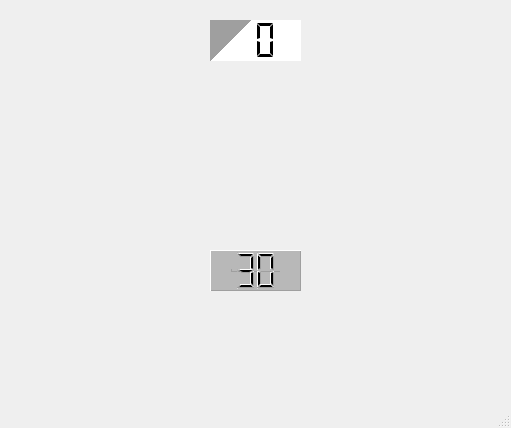
<?xml version="1.0" encoding="UTF-8"?>
<ui version="4.0">
 <class>game</class>
 <widget class="QMainWindow" name="game">
  <property name="geometry">
   <rect>
    <x>0</x>
    <y>0</y>
    <width>511</width>
    <height>428</height>
   </rect>
  </property>
  <property name="windowTitle">
   <string>MainWindow</string>
  </property>
  <widget class="QWidget" name="centralwidget">
   <widget class="QLabel" name="label">
    <property name="geometry">
     <rect>
      <x>0</x>
      <y>0</y>
      <width>511</width>
      <height>381</height>
     </rect>
    </property>
    <property name="text">
     <string/>
    </property>
    <property name="pixmap">
     <pixmap resource="pics.qrc">:/pics/back.png</pixmap>
    </property>
   </widget>
   <widget class="QLCDNumber" name="count">
    <property name="geometry">
     <rect>
      <x>210</x>
      <y>250</y>
      <width>91</width>
      <height>41</height>
     </rect>
    </property>
    <property name="midLineWidth">
     <number>20</number>
    </property>
    <property name="digitCount">
     <number>2</number>
    </property>
    <property name="intValue" stdset="0">
     <number>30</number>
    </property>
   </widget>
   <widget class="QLCDNumber" name="score">
    <property name="geometry">
     <rect>
      <x>210</x>
      <y>20</y>
      <width>91</width>
      <height>41</height>
     </rect>
    </property>
    <property name="frameShadow">
     <enum>QFrame::Sunken</enum>
    </property>
    <property name="lineWidth">
     <number>46</number>
    </property>
    <property name="digitCount">
     <number>2</number>
    </property>
    <property name="segmentStyle">
     <enum>QLCDNumber::Flat</enum>
    </property>
    <property name="value" stdset="0">
     <double>0.000000000000000</double>
    </property>
   </widget>
   <widget class="QLabel" name="reddrum_2">
    <property name="geometry">
     <rect>
      <x>430</x>
      <y>110</y>
      <width>65</width>
      <height>65</height>
     </rect>
    </property>
    <property name="frameShadow">
     <enum>QFrame::Raised</enum>
    </property>
    <property name="text">
     <string/>
    </property>
    <property name="pixmap">
     <pixmap resource="pics.qrc">:/pics/reddrum.png</pixmap>
    </property>
   </widget>
   <widget class="QLabel" name="reddrum">
    <property name="geometry">
     <rect>
      <x>330</x>
      <y>110</y>
      <width>65</width>
      <height>65</height>
     </rect>
    </property>
    <property name="frameShadow">
     <enum>QFrame::Raised</enum>
    </property>
    <property name="text">
     <string/>
    </property>
    <property name="pixmap">
     <pixmap resource="pics.qrc">:/pics/reddrum.png</pixmap>
    </property>
   </widget>
   <widget class="QLabel" name="bluedrum">
    <property name="geometry">
     <rect>
      <x>170</x>
      <y>110</y>
      <width>61</width>
      <height>71</height>
     </rect>
    </property>
    <property name="frameShadow">
     <enum>QFrame::Raised</enum>
    </property>
    <property name="text">
     <string/>
    </property>
    <property name="pixmap">
     <pixmap resource="pics.qrc">:/pics/bluedrum.png</pixmap>
    </property>
   </widget>
   <widget class="QLabel" name="bluedrum_2">
    <property name="geometry">
     <rect>
      <x>240</x>
      <y>110</y>
      <width>61</width>
      <height>71</height>
     </rect>
    </property>
    <property name="frameShadow">
     <enum>QFrame::Raised</enum>
    </property>
    <property name="text">
     <string/>
    </property>
    <property name="pixmap">
     <pixmap resource="pics.qrc">:/pics/bluedrum.png</pixmap>
    </property>
   </widget>
  </widget>
  <widget class="QMenuBar" name="menubar">
   <property name="geometry">
    <rect>
     <x>0</x>
     <y>0</y>
     <width>511</width>
     <height>22</height>
    </rect>
   </property>
  </widget>
  <widget class="QStatusBar" name="statusbar"/>
 </widget>
 <resources>
  <include location="pics.qrc"/>
 </resources>
 <connections/>
</ui>
